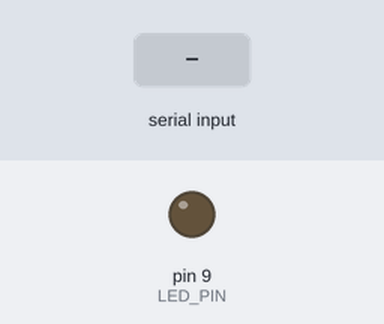
A sketch run on a simulated Arduino Uno, built with avr-gcc and run on an emulated ATmega328P. On the bench: output pins drawn as LEDs (lit = HIGH). The inputs (shaded band) are chosen by the test bench.

Above: at 2.8 s.
2.9 s: "1" received over the second serial link
At 4.1 s:
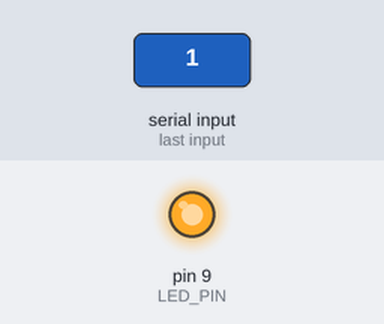
4.5 s: "0" received over the second serial link
At 6.1 s:
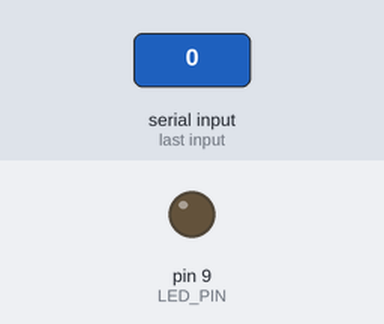
Timing chart, 0 to 7.6 s (numbered marks = the images above; inputs shaded):
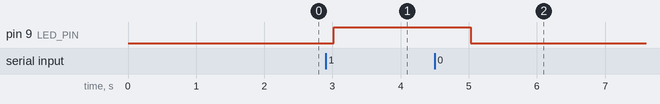

Measured:
- after the input at 2.9 s, pin 9 (LED_PIN): LOW → HIGH after 0.12 s
- after the input at 4.5 s, pin 9 (LED_PIN): HIGH → LOW after 0.53 s

The sketch:

Acende_apaga_led_via_bluetooth.ino
```cpp
#define LED_PIN 9 //Pino conectado ao led.
#include "SoftwareSerial.h"

SoftwareSerial bluetooth(2, 3); // TX, RX (Bluetooth).

void setup() {
  bluetooth.begin(9600);
  pinMode(LED_PIN, OUTPUT);
}
void loop() {

  if (bluetooth.available() > 0) {//Verifique se há novos bytes oriundos do bluetooth.
    byte dado = bluetooth.read();
    if (dado == '1') {//Ative o led se a mensagem for um caracter '1'.
      digitalWrite(LED_PIN, HIGH);
    }
    if (dado == '0') {//Desative o led se a mensagem for um caracter '0'.
      digitalWrite(LED_PIN, LOW);
    }
  }

  bluetooth.println(millis());//Envie o retorno da funçao millis().
  delay(1000);
}
```
